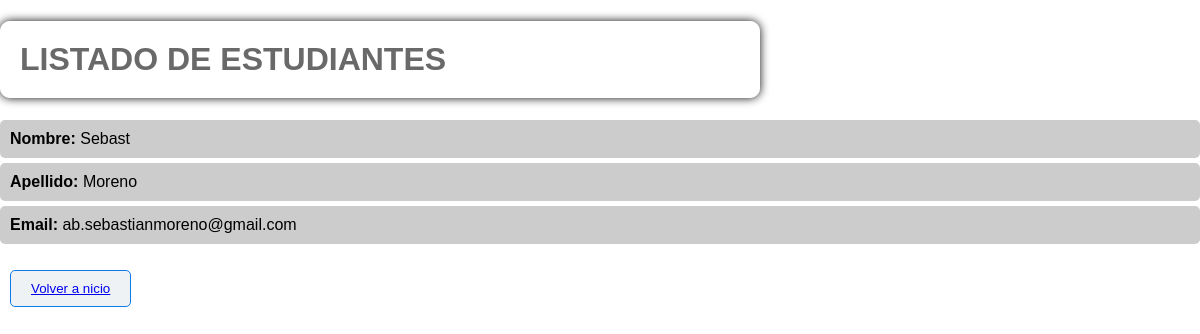
The app's page /estudiante/list, older data.
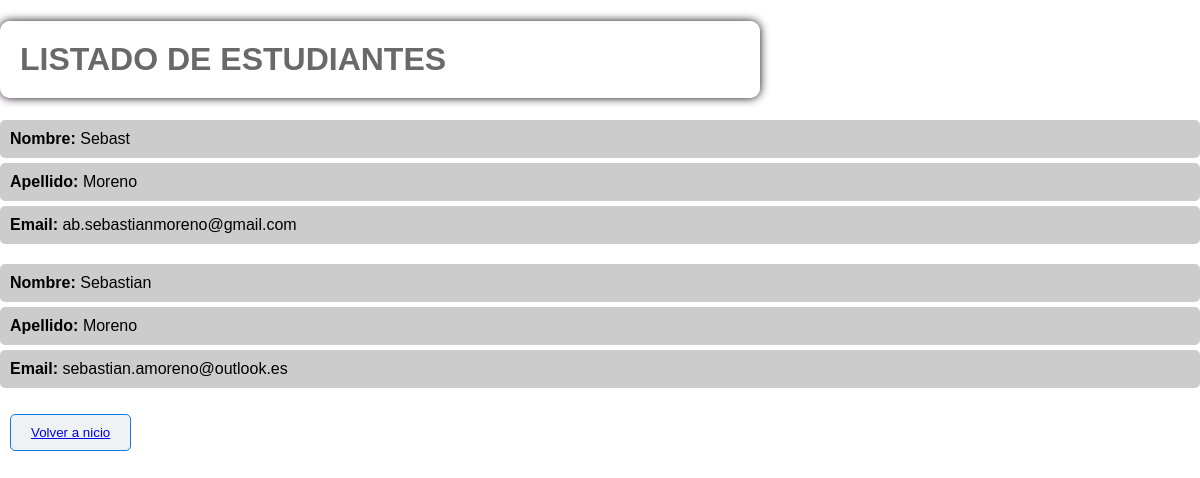
The same page, newer data.
### core/models.py (models this page shows, shortened)
class Estudiante(models.Model):
    nombre = models.CharField(max_length=30)
    apellido = models.CharField(max_length=30)
    email = models.EmailField()

### core/views.py (the view)
# urls.py: path("estudiante/list", views.estudiante_list, name="estudiante_list"),
def estudiante_list(request):
    consulta = models.Estudiante.objects.all()
    contexto = {"estudiante": consulta}
    return render(request, "core/estudiante_list.html", contexto)

### core/templates/core/estudiante_list.html (shortened to what this page needs)
{% extends 'core/base.html' %}
{% block contenido %}
<h1>LISTADO DE ESTUDIANTES</h1>
    {% for estudiante in estudiante %}
        <ul>
    <li>
        <strong>Nombre:</strong> {{ estudiante.nombre }}
    </li>
    <li>
        <strong>Apellido:</strong> {{ estudiante.apellido }}
    </li>
    <li>
        <strong>Email:</strong> {{ estudiante.email }}
    </li>
</ul>
{% endfor %}
<button class="btn2"><a href="{% url 'index' %}">Volver a nicio</a></button>
{% endblock contenido %}

Row changes from the older to the newer data that the page shows:
added Estudiante: nombre "Sebastian", apellido "Moreno", email "sebastian.amoreno@outlook.es"
